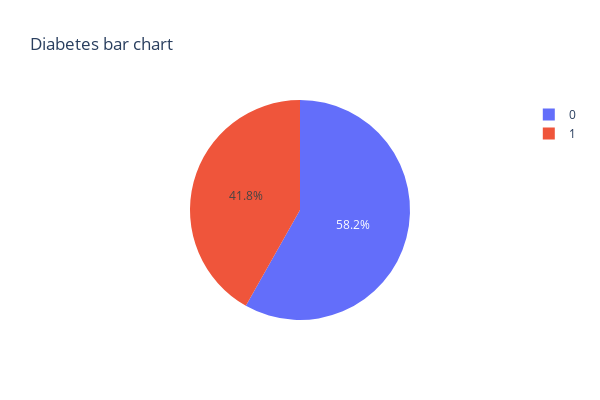

The notebook cell saved with this chart:
### Code cell
fig = px.pie(
    ds, 
    values='count',
    names='diabetes',
    title='Diabetes bar chart',
    width=WIDTH,
    height=HEIGHT
)

fig

### Figure 1 — Plotly figure (JSON) as saved in the notebook; plotly's stock layout.template omitted (floating-point values rounded to 4 significant figures)
{"data": [{"domain": {"x": [0, 1], "y": [0, 1]}, "hovertemplate": "diabetes=%{label}<br>count=%{value}<extra></extra>", "labels": [0, 1], "legendgroup": "", "name": "", "showlegend": true, "type": "pie", "values": [174, 125]}], "layout": {"height": 400, "legend": {"tracegroupgap": 0}, "title": {"text": "Diabetes bar chart"}, "width": 600}}
